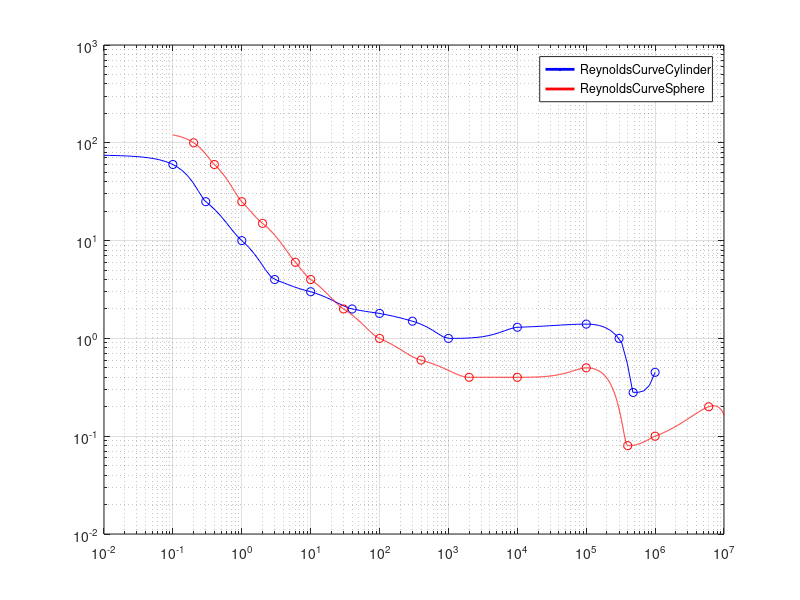

Write the MATLAB code that produced this figure.
% Modified Script for Cd determination for cylinder and sphere (Unmodified)

function get_drag_coeff_for_shape() %test function
 
    loglog(0); hold on; grid on;  

    [Rex_in, Cdy_in, Rex_out, Cdy_out] = generateReynoldsCurveCylinder();
    loglog(Rex_in, Cdy_in, 'bo');
    loglog(Rex_out, Cdy_out, 'b');
    
    [Rex_in, Cdy_in, Rex_out, Cdy_out] = generateReynoldsCurveSphere();
    loglog(Rex_in, Cdy_in, 'ro');
    loglog(Rex_out, Cdy_out, 'r');
    
    %legend
    h(1) = plot(NaN, NaN, 'b', 'LineWidth', 2);
    h(2) = plot(NaN, NaN, 'r', 'LineWidth', 2);    
    legend(h, {'ReynoldsCurveCylinder','ReynoldsCurveSphere'});
end

function [Rex_in, Cdy_in, Rex_out, Cdy_out] = generateReynoldsCurveCylinder()
    Rex_in=[0.1 0.3 1 3 10 40 100 300 1000 10000 100000 300000 480000 1000000];
    Cdy_in=[60 25 10 4 3 2 1.8 1.5 1 1.3 1.4 1 0.28 0.45];    
    [Rex_out, Cdy_out] = generateReynoldsCurve(Rex_in, Cdy_in, 100);
end

function [Rex_in, Cdy_in, Rex_out, Cdy_out] = generateReynoldsCurveSphere(Rex, Cdy)
    Rex_in=[0.2 0.4 1 2 6 10 30 10^2 400 2000 10000 100000 400000 1000000 6000000];
    Cdy_in=[10^2 60 25 15 6 4 2 1 0.6 0.4 0.4 0.5 0.08 0.1 0.2];
    [Rex_out, Cdy_out] = generateReynoldsCurve(Rex_in, Cdy_in, 10000);
end

function [Rex_out, Cdy_out] = generateReynoldsCurve(Rex, Cdy, points)
    decade_i = ceil(log10(Rex(1))) - 1;
    decade_f = ceil(log10(Rex(end)));
    Rex_out = logspace(decade_i, decade_f, points);
    %Cdy_out = spline(log(Rex), Cdy, log(Rex_out)); % kindof messy for sphere...
    
    Cdy_out = interp1(Rex, Cdy, Rex_out, 'pchip', 'extrap');
end

function [Dpar,Cd] = Dpar(part,flow,alpha)
 dx=part.rx*2;
 dy=part.ry*2;
 Re=flow.V*flow.rho*dx/flow.mu;
 
%  %Reynolds number lookup - cylinder
%  Rex=[0.1 0.3 1 3 10 40 100 300 1000 10000 100000 300000 1000000]; 
%  Cdy=[60 11 10 4 3 2 1.8 1.5 1 1.3 1.4 1 0.45];
%  
%  %Reynolds number lookup - sphere
%  Rex=[0.3 0.4 1.5 10 13 10^2 400 2000 10000 100000 400000 1000000 6000000];
%  Cdy=[10^2 16 12 4 2 1 0.6 0.4 0.4 0.5 0.08 0.1 0.2];
%  
 l_eff=part.l*sin(alpha); %calculate effective length based on angle of attack
 Dpar=0.5*Cd*flow.rho*flow.V^2*dy*l_eff;
end

